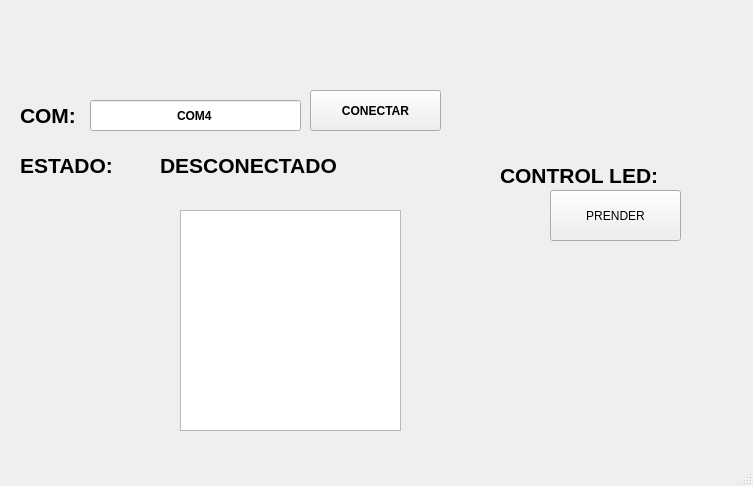
<?xml version="1.0" encoding="UTF-8"?>
<ui version="4.0">
 <class>MainWindow</class>
 <widget class="QMainWindow" name="MainWindow">
  <property name="geometry">
   <rect>
    <x>0</x>
    <y>0</y>
    <width>753</width>
    <height>486</height>
   </rect>
  </property>
  <property name="windowTitle">
   <string>MainWindow</string>
  </property>
  <widget class="QWidget" name="centralwidget">
   <widget class="QLabel" name="txt_estado">
    <property name="geometry">
     <rect>
      <x>160</x>
      <y>150</y>
      <width>231</width>
      <height>31</height>
     </rect>
    </property>
    <property name="font">
     <font>
      <pointsize>16</pointsize>
      <weight>75</weight>
      <bold>true</bold>
     </font>
    </property>
    <property name="text">
     <string>DESCONECTADO</string>
    </property>
   </widget>
   <widget class="QPushButton" name="btn_accion">
    <property name="geometry">
     <rect>
      <x>310</x>
      <y>90</y>
      <width>131</width>
      <height>41</height>
     </rect>
    </property>
    <property name="font">
     <font>
      <weight>75</weight>
      <bold>true</bold>
     </font>
    </property>
    <property name="text">
     <string>CONECTAR</string>
    </property>
   </widget>
   <widget class="QLabel" name="label_3">
    <property name="geometry">
     <rect>
      <x>20</x>
      <y>150</y>
      <width>121</width>
      <height>31</height>
     </rect>
    </property>
    <property name="font">
     <font>
      <pointsize>16</pointsize>
      <weight>75</weight>
      <bold>true</bold>
     </font>
    </property>
    <property name="text">
     <string>ESTADO:</string>
    </property>
   </widget>
   <widget class="QLineEdit" name="txt_com">
    <property name="geometry">
     <rect>
      <x>90</x>
      <y>100</y>
      <width>211</width>
      <height>31</height>
     </rect>
    </property>
    <property name="font">
     <font>
      <weight>75</weight>
      <bold>true</bold>
     </font>
    </property>
    <property name="text">
     <string>COM4</string>
    </property>
    <property name="alignment">
     <set>Qt::AlignCenter</set>
    </property>
   </widget>
   <widget class="QLabel" name="label_2">
    <property name="geometry">
     <rect>
      <x>20</x>
      <y>100</y>
      <width>61</width>
      <height>31</height>
     </rect>
    </property>
    <property name="font">
     <font>
      <pointsize>16</pointsize>
      <weight>75</weight>
      <bold>true</bold>
     </font>
    </property>
    <property name="text">
     <string>COM:</string>
    </property>
   </widget>
   <widget class="QLabel" name="label">
    <property name="geometry">
     <rect>
      <x>20</x>
      <y>20</y>
      <width>111</width>
      <height>51</height>
     </rect>
    </property>
    <property name="text">
     <string/>
    </property>
    <property name="pixmap">
     <pixmap resource="../../Recursos.qrc">:/meme/Imagen/fians.jpg</pixmap>
    </property>
    <property name="scaledContents">
     <bool>true</bool>
    </property>
   </widget>
   <widget class="QLabel" name="label_4">
    <property name="geometry">
     <rect>
      <x>610</x>
      <y>20</y>
      <width>111</width>
      <height>51</height>
     </rect>
    </property>
    <property name="text">
     <string/>
    </property>
    <property name="pixmap">
     <pixmap resource="../../Recursos.qrc">:/meme/Imagen/uat-logo.jpg</pixmap>
    </property>
    <property name="scaledContents">
     <bool>true</bool>
    </property>
   </widget>
   <widget class="QLabel" name="label_5">
    <property name="geometry">
     <rect>
      <x>570</x>
      <y>350</y>
      <width>151</width>
      <height>91</height>
     </rect>
    </property>
    <property name="text">
     <string/>
    </property>
    <property name="pixmap">
     <pixmap resource="../../Recursos.qrc">:/meme/Imagen/logo_equipo.jpg</pixmap>
    </property>
    <property name="scaledContents">
     <bool>true</bool>
    </property>
   </widget>
   <widget class="QListWidget" name="datos">
    <property name="geometry">
     <rect>
      <x>180</x>
      <y>210</y>
      <width>221</width>
      <height>221</height>
     </rect>
    </property>
   </widget>
   <widget class="QLabel" name="label_7">
    <property name="geometry">
     <rect>
      <x>500</x>
      <y>160</y>
      <width>211</width>
      <height>31</height>
     </rect>
    </property>
    <property name="font">
     <font>
      <pointsize>16</pointsize>
      <weight>75</weight>
      <bold>true</bold>
     </font>
    </property>
    <property name="text">
     <string>CONTROL LED:</string>
    </property>
   </widget>
   <widget class="QPushButton" name="btn_control_led">
    <property name="geometry">
     <rect>
      <x>550</x>
      <y>190</y>
      <width>131</width>
      <height>51</height>
     </rect>
    </property>
    <property name="text">
     <string>PRENDER</string>
    </property>
   </widget>
  </widget>
  <widget class="QMenuBar" name="menubar">
   <property name="geometry">
    <rect>
     <x>0</x>
     <y>0</y>
     <width>753</width>
     <height>26</height>
    </rect>
   </property>
  </widget>
  <widget class="QStatusBar" name="statusbar"/>
 </widget>
 <resources>
  <include location="../../Recursos.qrc"/>
 </resources>
 <connections/>
</ui>
